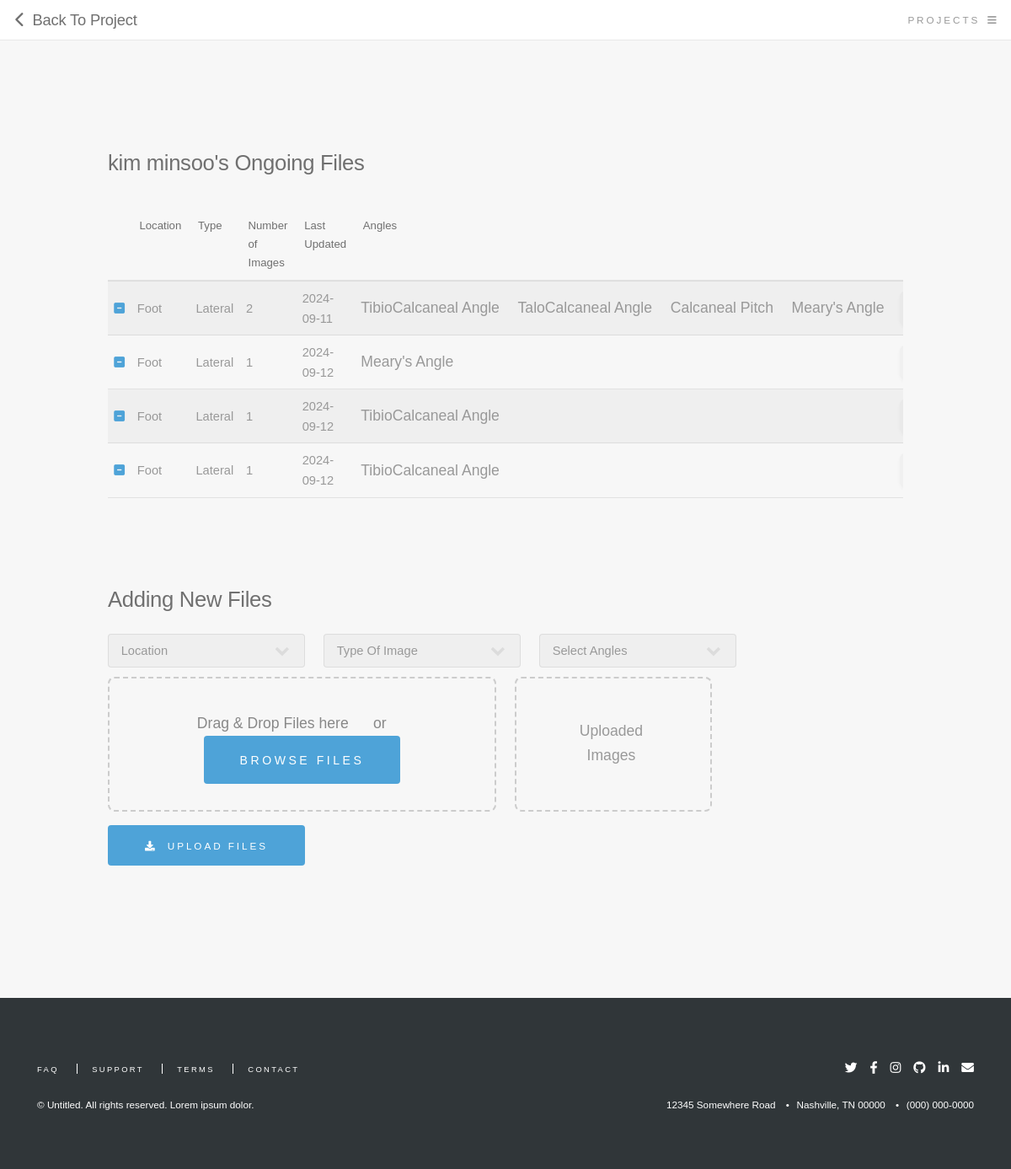
The page /file/2 (signed in) on the database as committed earlier.
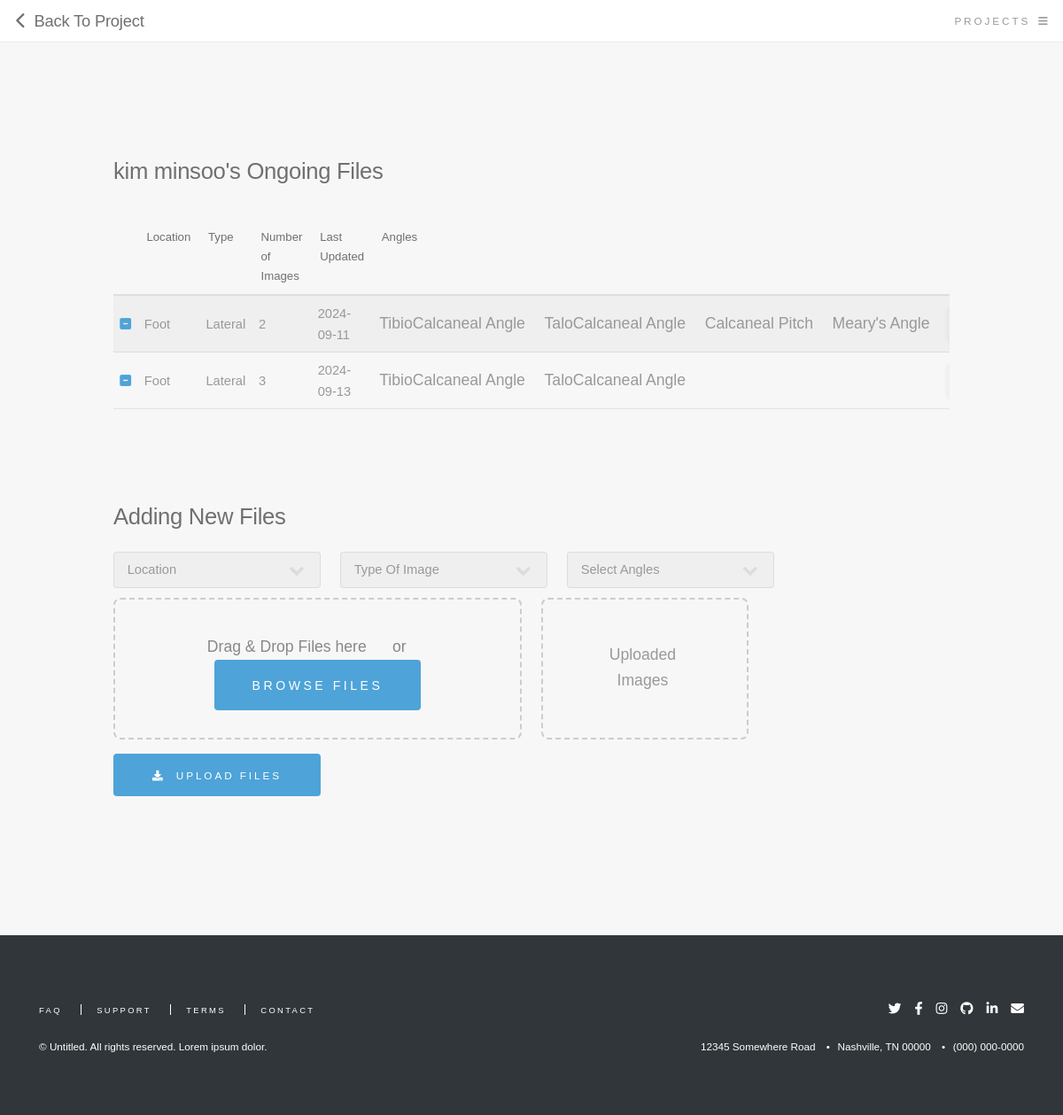
The same page on the database as committed later.
### main.py (models this page shows)
class User(db.Model, UserMixin):
    __tablename__ = 'user'
    id = db.Column(db.Integer, primary_key=True)
    name = db.Column(db.String(100), nullable=False)
    email = db.Column(db.String(100), unique=True, nullable=False)
    password = db.Column(db.String(100), nullable=False)
    projects = db.relationship('Project', backref='owner', lazy=True)

class File(db.Model):
    __tablename__ = 'file'
    id = db.Column(db.Integer, primary_key=True)
    name1 = db.Column(db.String(100),nullable=False)
    name2 = db.Column(db.String(100),nullable=False)
    selected_angles = db.Column(db.Text,nullable=False)
    image_data = db.Column(db.String(100), nullable=False)
    image_number = db.Column(db.Integer)
    file_time = db.Column(db.String(100))
    project_id = db.Column(db.Integer, db.ForeignKey('project.id'), nullable=False)
    status = db.Column(db.String, default='pending')

### main.py (the view, shortened to what this page needs)
@app.route("/file/<int:project_number>", methods=["GET", "POST"])
@login_required
def file(project_number):
    projects = Project.query.filter_by(user_id=current_user.id).all()
    files = File.query.filter_by(project_id=project_number).all()
    for file in files:
        file.selected_angles = ast.literal_eval(file.selected_angles)
    return render_template('file.html', projects=projects, files=files, project_id=project_number)

### main.py (called while the page is built)
@login_manager.user_loader
def load_user(user_id):
    return db.session.query(User).get(user_id)

### templates/file.html (shortened to what this page needs)
<!DOCTYPE html>
<html>
  <head>
    <link
      rel="stylesheet"
      href="{{ url_for('static', filename='assets/css/main.css') }}"
    />
  </head>
  <body class="is-preload">
    <header id="header">
      <h1>
        <a
          href="{{ url_for('project') }}"
          class="fa-solid fa-chevron-left"
          style="text-decoration: none"
        ></a>
        <a href="{{ url_for('project')  }}">&nbsp;Back To Project</a>
      </h1>
      <a href="#menu">Projects</a>
    </header>
    <section style="padding: 8rem">
      <h2>{{ current_user.name }}'s Ongoing Files</h2>
      <br />
      <div class="table-wrapper">
        <table>
          <thead>
            <tr>
              <th style="width: 2rem"></th>
              <th>Location</th>
              <th>Type</th>
              <th>Number of Images</th>
              <th>Last Updated</th>
              <th>Angles</th>
              <th style="width: 8rem"></th>
            </tr>
          </thead>
          <tbody>
            {% for file in files %}
            <tr>
              <td style="padding: 0.5em 0.5em; vertical-align:middle;">
                <a
                  href="{{ url_for('delete_file', project_number=project_id, file_id=file.id) }}"
                  class="fa-solid fa-square-minus"
                  style="text-decoration: none;"
                ></a>
              </td>
              <td style="padding: 0.5em 0.5em; vertical-align:middle;">{{ file.name1 }}</td>
              <td style="padding: 0.5em 0.5em; vertical-align:middle;">{{ file.name2 }}</td>
              <td style="padding: 0.5em 0.5em; vertical-align:middle;">{{ file.image_number }}</td>
              <td style="padding: 0.5em 0.5em; vertical-align:middle;">{{ file.file_time }}</td>
              <td style="padding: 0em 0.5em; vertical-align:middle;max-width: 40rem;">
                <div style="white-space: nowrap; overflow-x: auto; ">
                  {% for angle in file.selected_angles %}
                  <ul style="font-size: 1.1rem; display: inline; margin: 0; padding-right: 1em; padding-left: 0;">{{ angle }}</ul>
                  {% endfor %}
                </div>
              </td>
              <td style="padding: 0.3em 0.5em; vertical-align:middle;">
                <div class="inference-container">
                  <a
                    href="#"
                    class="button run {% if file.status != 'pending' %}disabled{% endif %}"
                    style="height: 2.6rem; font-size: 0.8rem"
                    {% if file.status != 'pending' %}disabled{% endif %}
                    > Run</a
                  >
                </div>
              </td>
            </tr>
            {% endfor %}
          </tbody>
        </table>
        <br />
        <br />
        <br />
        <h2>Adding New Files</h2>
        <form
          method="POST"
          action="{{ url_for('file', project_number=project_id) }}"
          enctype="multipart/form-data"
        >
          <div class="container">
            <div class="row">
              <div class="col-3 col-8-small" style="min-width: 16rem;">
                <select name="location" id="location" required>
                  <option value="" selected disabled hidden>Location</option>
                </select>
              </div>
              <div class="col-3 col-8-small" style="min-width: 16rem;">
                <select name="view" id="view" required>
                  <option value="" selected disabled hidden>Type Of Image</option>
                </select>
              </div>
              <div class="col-3 col-8-small" style="min-width: 16rem;">
                <div class="multiselect-dropdown">
                  <div class="select-box" onclick="toggleDropdown()">
                      <select>
                          <option>Select Angles</option>
                      </select>
                      <div class="over-select"></div>
                  </div>
                </div>
              </div>
            </div>
            <div class="row" style="padding-top: 0.7rem; align-items: flex-end;">
              <div class="col-6 col-8-small" style="min-width: 16rem;">
                <div id="dropzone" class="dropzone">
                  <div style="padding-top: 0.5rem;">Drag & Drop Files here &nbsp;&nbsp;&nbsp;&nbsp; or &nbsp;&nbsp;&nbsp;&nbsp;
                    <button type="button" id="file-upload-btn" class="button primary">Browse Files</button>
                  </div>
                </div>
              </div>
              <div class="col-3 col-8-small" style="min-width: 16rem">
                <div class="dropzone">
                  <div id="file-list" class="file-list" style="font-size: 1.1rem; padding: 1rem">
                    <span class="placeholder">Uploaded Images</span>
                  </div>
                </div>
              </div>
              <div
                class="col-3 col-4-small"
                style="
                  display: flex;
                  flex-direction: column;
                  justify-content: flex-end;
                  min-width: 16rem;
                  padding-top: 1rem;
                "
              >
                <button
                  type="submit"
                  id="upload-form"
                  class="button primary icon solid fa-download"
                >
                  Upload Files
                </button>
              </div>
            </div>
          </div>
        </form>
      </div>
    </section>
    <footer id="footer">
      <div class="inner">
        <ul class="icons">
          <li>
            <a href="#" class="icon brands fa-twitter"
              ><span class="label">Twitter</span></a
            >
          </li>
          <li>
            <a href="#" class="icon brands fa-facebook-f"
              ><span class="label">Facebook</span></a
            >
          </li>
          <li>
            <a href="#" class="icon brands fa-instagram"
              ><span class="label">Instagram</span></a
            >
          </li>
          <li>
            <a href="#" class="icon brands fa-github"
              ><span class="label">GitHub</span></a
            >
          </li>
          <li>
            <a href="#" class="icon brands fa-linkedin-in"
              ><span class="label">LinkedIn</span></a
            >
          </li>
          <li>
            <a href="#" class="icon solid fa-envelope"
              ><span class="label">Envelope</span></a
            >
          </li>
        </ul>
        <ul class="contact">
          <li>12345 Somewhere Road</li>
          <li>Nashville, TN 00000</li>
          <li>(000) 000-0000</li>
        </ul>
        <ul class="links">
          <li><a href="#">FAQ</a></li>
          <li><a href="#">Support</a></li>
          <li><a href="#">Terms</a></li>
          <li><a href="#">Contact</a></li>
        </ul>
        <p class="copyright">
          &copy; Untitled. All rights reserved. Lorem ipsum dolor.
        </p>
      </div>
    </footer>
  </body>
</html>

### templates/file.html (style rules this page uses)
.dropzone { position: relative; border: 2px dashed #cccccc; border-radius: 8px; padding: 0.5rem; width: 100%; height: 10rem; display: flex; flex-direction: column; align-items: center; justify-content: center; text-align: center; margin-right: 0rem; font-size: 1rem; color: #888888; }
.file-list { position: absolute; top: 0.2rem; left: 0.2rem; text-align: start; width: 95%; height: 95%; overflow: auto; }

Rows that differ between the two databases and show on the page:
removed File: name1 "Foot", name2 "Lateral", image_number "1", file_time "2024-09-12", selected_angles "Meary's Angle"
removed File: name1 "Foot", name2 "Lateral", image_number "1", file_time "2024-09-12", selected_angles "TibioCalcaneal Angle"
removed File: name1 "Foot", name2 "Lateral", image_number "1", file_time "2024-09-12", selected_angles "TibioCalcaneal Angle"
added File: name1 "Foot", name2 "Lateral", image_number "3", file_time "2024-09-13", selected_angles "TibioCalcaneal Angle" "TaloCalcaneal Angle"
